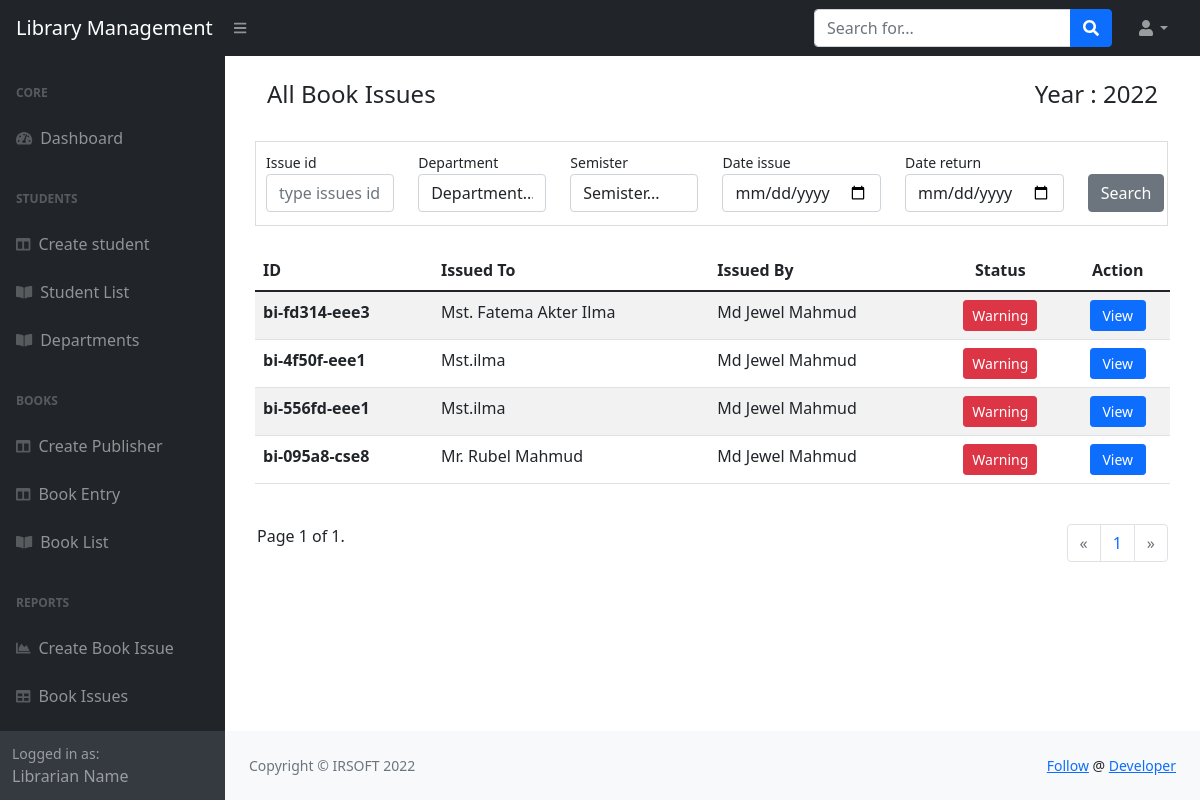
The page /issues/list/ on the database as committed earlier.
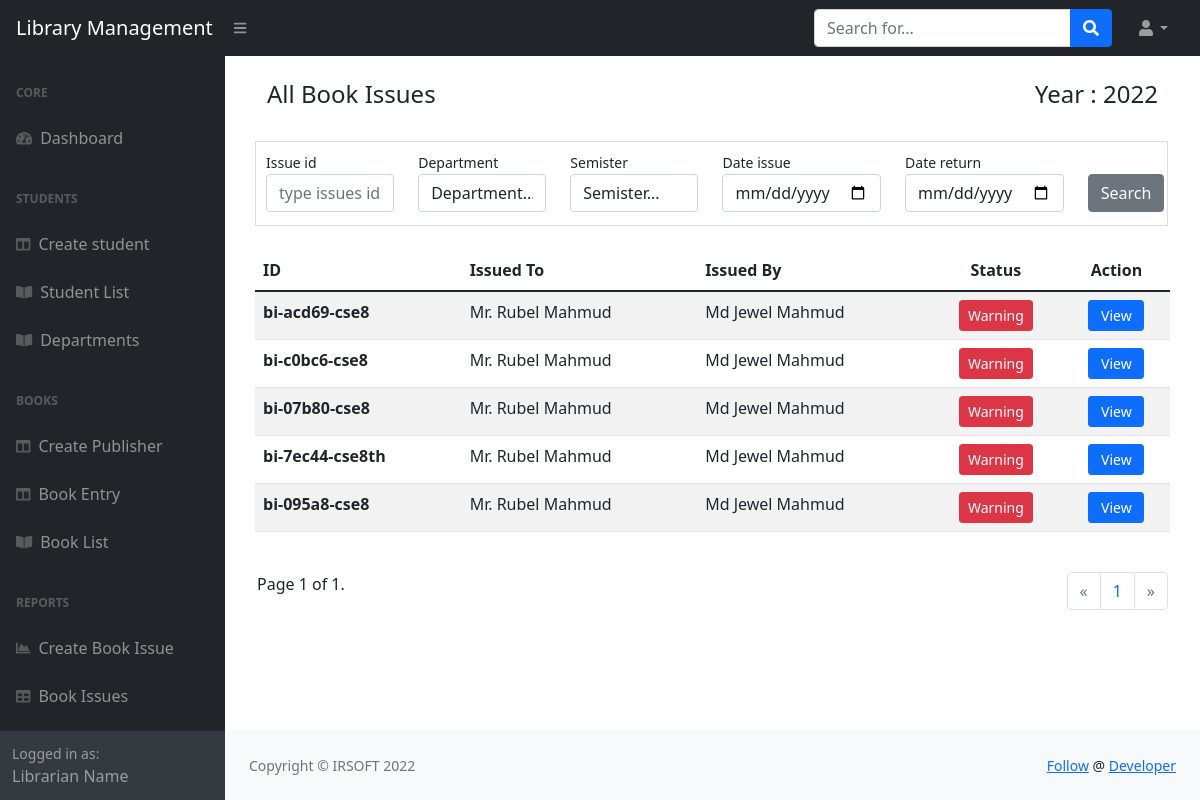
The same page on the database as committed later.
### book_issues/models.py (models this page shows, shortened)
class BookIssue(models.Model):
    issueId = models.CharField(max_length=50, null=True, blank=True, editable=False)
    title = models.CharField(max_length=100, default='Book reception info')
    slug = models.CharField(max_length=200, null=True, blank=True)
    student = models.ForeignKey(Student, on_delete=models.CASCADE)
    librarian = models.ForeignKey(Librarian, on_delete=models.CASCADE)
    books = models.ManyToManyField(Book)
    issue_date = models.DateTimeField(auto_now_add=True)
    updated_at = models.DateTimeField(null=True, blank=True)
    return_date = models.DateField(null=True, blank=True)
    is_closed = models.BooleanField(default=False)
    class Meta:
        verbose_name_plural = 'bookissues'

### students/models.py (models this page shows, shortened)
class Student(models.Model):
    semisters = (
        ('1st','1st'),
        ('2nd','2nd'),
        ('3rd','3rd'),
        ('4th','4th'),
        ('5th','5th'),
        ('6th','6th'),
        ('7th','7th'),
        ('8th','8th')
    )
    gender = (
        ('male', 'Male'),
        ('female', 'Female'),
        ('other', 'Other'),
    )
    stdId = models.CharField(max_length=50, null=True, blank=True, editable=False)
    name = models.CharField(max_length=100)
    email = models.CharField(max_length=50)
    mobile = models.CharField(max_length=50)
    session = models.CharField(max_length=50)
    department = models.ForeignKey(Department, on_delete=models.CASCADE)
    semister = models.CharField(choices=semisters, max_length=50)
    dob = models.DateField()
    fatherName = models.CharField(max_length=100)
    motherName = models.CharField(max_length=100)
    address = models.TextField(max_length=500)
    religion = models.CharField(max_length=100)
    gender = models.CharField(choices=gender, max_length=100)
    class Meta:
        verbose_name_plural = 'students'

### librarians/models.py (models this page shows, shortened)
class Librarian(models.Model):
    libId = models.CharField(max_length=50, null=True, blank=True)
    name = models.CharField(max_length=100)
    email = models.CharField(max_length=50)
    mobile = models.CharField(max_length=50)
    photo = models.ImageField(max_length=600)
    class Meta:
        verbose_name_plural = 'librarians'

### book_issues/views.py (the view)
# urls.py: path('list/', book_issues, name='issue_list'),
def book_issues(request):
    context = {}
    issueId = request.GET.get('issueId')
    issueDepartment = request.GET.get('issueDepartment')
    issueSemister = request.GET.get('issueSemister')
    issueDate = request.GET.get('issueDate')
    returnDate = request.GET.get('returnDate')
    issues = BookIssue.objects.all().order_by('-issue_date')
    context['departments'] =Department.objects.all()
    context['semisters'] = ['1st', '2nd', '3rd', '4th', '5th', '6th', '7th', '8th']
    if issueId:
        issues = BookIssue.objects.filter(issueId=issueId)
    if issueDepartment and issueDepartment != 'Department...':
        print('Department : ', Department.objects.filter(pk=issueDepartment))
        issues = BookIssue.objects.filter(student__department_id=issueDepartment)
    if issueSemister and issueSemister != 'Semister...':
        issues = BookIssue.objects.filter(student__semister=issueSemister)
    if issueDate:
        issues = BookIssue.objects.filter(issue_date=issueDate)
    if returnDate:
        issues = BookIssue.objects.filter(return_date=returnDate)
    paginator = Paginator(issues, 5) # Show 10 contacts per page.
    page_number = request.GET.get('page')
    page_obj = paginator.get_page(page_number)
    context['page_obj'] = page_obj
    return render(request, 'book_issues/issues.html', context)

### templates/book_issues/issues.html (shortened to what this page needs)
{% extends 'base.html' %}
{% block content %}
<div class="container">
    <br>
    <div class="row" style="padding:0px 30px;">
        <div class="col-md-4 ">
            <h4>All Book Issues</h4>
        </div>
        <div class="col-md-4"></div>
        <div class="col-md-4">
            <h4 style="text-align:right;">Year : 2022</h4>
        </div>
    </div>
    <br>
    <div class="row" style="margin-right:50px;">
        <div class="" style=" border:1px solid #ddd; margin-left:30px; padding-top:8px;padding-bottom:5px;padding-left:10px;">
            <form class="form-inline" method="GET">
                <div class="row">
                    <div class="col-md-2">
                        <small><label class="" for="inlineFormInputName2">Issue id</label></small>
                        <input type="text" class="form-control mb-2 mr-sm-2" id="inlineFormInputName2" placeholder="type issues id" name="issueId">
                    </div>
                    <div class="col-md-2">
                        <small><label class="" for="inlineFormCustomSelectPref">Department</label></small>
                        <select class="form-control " id="inlineFormCustomSelectPref" name="issueDepartment">
                            <option selected>Department...</option>
                        </select>
                    </div>
                    <div class="col-md-2">
                        <small><label class="" for="inlineFormCustomSelectPref">Semister</label></small>
                        <select class="form-control custom-select " id="inlineFormCustomSelectPref" name="issueSemister">
                            <option selected>Semister...</option>
                        </select>
                    </div>
                    <div class="col-md-3" style="width:20%;">
                        <div class="form-group">
                            <small><label class="" for="issueDate">Date issue</label></small>
                            <input class="form-control" type="date" id="issueDate" name="issueDate">
                        </div>
                    </div>
                    <div class="col-md-3" style="width:20%;">
                        <div class="form-group">
                            <small><label class="" for="returnDate">Date return</label></small>
                            <input class="form-control" type="date" id="returnDate" name="returnDate" placeholder="Return Date">
                        </div>
                    </div>
                    <div class="col-md-1">
                        <button type="submit" class="btn btn-secondary mb-2" name="issueSearch">Search</button>
                    </div>
                </div>
            </form>
        </div>
    </div>
    <br>
    <div class="row">
        <div class="col-md-12" style="padding:0px 30px;">
            <table class="table table-striped">
              <thead>
                <tr>
                  <th scope="col">ID</th>
                  <th scope="col">Issued To</th>
                  <th scope="col">Issued By</th>
                  <th scope="col" class="text-center">Status</th>
                  <th scope="col" class="text-center">Action</th>
                </tr>
              </thead>
              <tbody>
              {% for issue in page_obj %}
                <tr>
                  <th scope="row">{{ issue.issueId }}</th>
                  <td>{{ issue.student.name }}</td>
                  <td>{{ issue.librarian.name }}</td>
                  <td class="text-center">
                      <button type="button" class="btn btn-danger btn-sm" style="cursor:auto;">Warning</button>
                  </td>
                  <td class="text-center">
                      <a href="{% url 'document_issue' issue.pk %}" class="btn btn-primary btn-sm">&nbsp;View&nbsp;</a>
                  </td>
                </tr>
              {% endfor %}
              </tbody>
            </table>
        </div>
    </div>
    <div class="paginator_class" style="padding-right:20px; padding-left:20px;">
        <br>
        <div class="row">
            <div class="col-md-6">
                <span class="current">
                    Page {{ page_obj.number }} of {{ page_obj.paginator.num_pages }}.
                </span>
            </div>
            <div class="col-md-6">
                <nav aria-label="...">
                  <ul class="pagination justify-content-end">
                    {% if page_obj.has_previous %}
                    <li class="page-item">
                        <a class="page-link" href="?page={{ page_obj.previous_page_number }}" aria-label="Previous">
                            <span aria-hidden="true">&laquo;</span>
                            <span class="sr-only">Previous</span>
                        </a>
                    </li>
                    {% else %}
                      <li class="page-item disabled">
                        <a class="page-link" href="#" aria-label="Previous">
                            <span aria-hidden="true">&laquo;</span>
                        </a>
                    </li>
                    {% endif %}
                    {% for page_no in page_obj.paginator.page_range %}
                    <li class="page-item"><a class="page-link" href="?page={{ page_no }}">{{ page_no }}</a></li>
                    {% endfor %}
                    {% if page_obj.has_next %}
                    <li class="page-item">
                        <a class="page-link" href="?page={{ page_obj.next_page_number }}" aria-label="Next">
                            <span aria-hidden="true">&raquo;</span>
                            <span class="sr-only">Next</span>
                        </a>
                    </li>
                    {% else %}
                      <li class="page-item disabled">
                        <a class="page-link" href="#" aria-label="Next">
                            <span aria-hidden="true">&raquo;</span>
                        </a>
                    </li>
                    {% endif %}
                  </ul>
                </nav>
            </div>
        </div>
    </div>
</div>
{% endblock content %}

### templates/base.html (shortened to what this page needs)
{% load static %}
<!DOCTYPE html>
<html lang="en">
    <head>
        <link href="https://cdn.jsdelivr.net/npm/simple-datatables@latest/dist/style.css" rel="stylesheet" />
        <link href="{% static 'css/styles.css' %}" rel="stylesheet" />
        <link href="{% static 'css/custom.css' %}" rel="stylesheet" />
    </head>
    <body class="sb-nav-fixed">
        {% include 'top_nav.html' %}
        <div id="layoutSidenav">
            <div id="layoutSidenav_nav">
                {% include "nav.html" %}
            </div>
            <div id="layoutSidenav_content">
                <main>
                {% block content %}{% endblock content %}
                </main>
                {% include "footer.html" %}
            </div>
        </div>
    </body>
</html>

### templates/top_nav.html (shortened to what this page needs)
<nav class="sb-topnav navbar navbar-expand navbar-dark bg-dark">
    <a class="navbar-brand ps-3" href="{% url 'home' %}">Library Management</a>
    <button class="btn btn-link btn-sm order-1 order-lg-0 me-4 me-lg-0" id="sidebarToggle" href="#!"><i class="fas fa-bars"></i></button>
    <form class="d-none d-md-inline-block form-inline ms-auto me-0 me-md-3 my-2 my-md-0">
        <div class="input-group">
            <input class="form-control" type="text" placeholder="Search for..." aria-label="Search for..." aria-describedby="btnNavbarSearch" />
            <button class="btn btn-primary" id="btnNavbarSearch" type="button"><i class="fas fa-search"></i></button>
        </div>
    </form>
    <ul class="navbar-nav ms-auto ms-md-0 me-3 me-lg-4">
        <li class="nav-item dropdown">
            <a class="nav-link dropdown-toggle" id="navbarDropdown" href="#" role="button" data-bs-toggle="dropdown" aria-expanded="false"><i class="fas fa-user fa-fw"></i></a>
        </li>
    </ul>
</nav>

### templates/nav.html
<nav class="sb-sidenav accordion sb-sidenav-dark" id="sidenavAccordion">
    <div class="sb-sidenav-menu">
        <div class="nav">
            <div class="sb-sidenav-menu-heading">Core</div>
            <a class="nav-link" href="{% url 'home' %}">
                <div class="sb-nav-link-icon"><i class="fas fa-tachometer-alt"></i></div>
                Dashboard
            </a>
            <div class="sb-sidenav-menu-heading">Students</div>
            <a class="nav-link collapsed" href="#" data-bs-toggle="collapse" data-bs-target="#collapseLayouts" aria-expanded="false" aria-controls="collapseLayouts">
                <div class="sb-nav-link-icon"><i class="fas fa-columns"></i></div>
                Create student
            </a>
            <a class="nav-link collapsed" href="#" data-bs-toggle="collapse" data-bs-target="#collapsePages" aria-expanded="false" aria-controls="collapsePages">
                <div class="sb-nav-link-icon"><i class="fas fa-book-open"></i></div>
                Student List
            </a>
            <a class="nav-link collapsed" href="#" data-bs-toggle="collapse" data-bs-target="#collapsePages" aria-expanded="false" aria-controls="collapsePages">
                <div class="sb-nav-link-icon"><i class="fas fa-book-open"></i></div>
                Departments
            </a>
            <div class="sb-sidenav-menu-heading">Books</div>
            <a class="nav-link collapsed" href="#" data-bs-toggle="collapse" data-bs-target="#collapseLayouts" aria-expanded="false" aria-controls="collapseLayouts">
                <div class="sb-nav-link-icon"><i class="fas fa-columns"></i></div>
                Create Publisher
            </a>
            <a class="nav-link collapsed" href="#" data-bs-toggle="collapse" data-bs-target="#collapseLayouts" aria-expanded="false" aria-controls="collapseLayouts">
                <div class="sb-nav-link-icon"><i class="fas fa-columns"></i></div>
                Book Entry
            </a>
            <a class="nav-link collapsed" href="#" data-bs-toggle="collapse" data-bs-target="#collapsePages" aria-expanded="false" aria-controls="collapsePages">
                <div class="sb-nav-link-icon"><i class="fas fa-book-open"></i></div>
                Book List
            </a>
            <div class="sb-sidenav-menu-heading">Reports</div>
            <a class="nav-link" href="#">
                <div class="sb-nav-link-icon"><i class="fas fa-chart-area"></i></div>
                Create Book Issue
            </a>
            <a class="nav-link" href="{% url 'issue_list' %}">
                <div class="sb-nav-link-icon"><i class="fas fa-table"></i></div>
                Book Issues
            </a>
        </div>
    </div>
    <div class="sb-sidenav-footer">
        <div class="small">Logged in as:</div>
        Librarian Name
    </div>
</nav>

### templates/footer.html
<footer class="py-4 bg-light mt-auto">
    <div class="container-fluid px-4">
        <div class="d-flex align-items-center justify-content-between small">
            <div class="text-muted">Copyright &copy; IRSOFT 2022</div>
            <div>
                <a href="#">Follow</a>
                @
                <a href="#">Developer</a>
            </div>
        </div>
    </div>
</footer>

### templates/footer_script.html (shortened to what this page needs)
{% load static %}

Rows that differ between the two databases and show on the page:
removed BookIssue: issueId "bi-fd314-eee3", student.name "Mst. Fatema Akter Ilma", librarian.name "Md Jewel Mahmud"
removed BookIssue: issueId "bi-4f50f-eee1", student.name "Mst.ilma", librarian.name "Md Jewel Mahmud"
removed BookIssue: issueId "bi-556fd-eee1", student.name "Mst.ilma", librarian.name "Md Jewel Mahmud"
added BookIssue: issueId "bi-acd69-cse8", student.name "Mr. Rubel Mahmud", librarian.name "Md Jewel Mahmud"
added BookIssue: issueId "bi-c0bc6-cse8", student.name "Mr. Rubel Mahmud", librarian.name "Md Jewel Mahmud"
added BookIssue: issueId "bi-07b80-cse8", student.name "Mr. Rubel Mahmud", librarian.name "Md Jewel Mahmud"
added BookIssue: issueId "bi-7ec44-cse8th", student.name "Mr. Rubel Mahmud", librarian.name "Md Jewel Mahmud"
